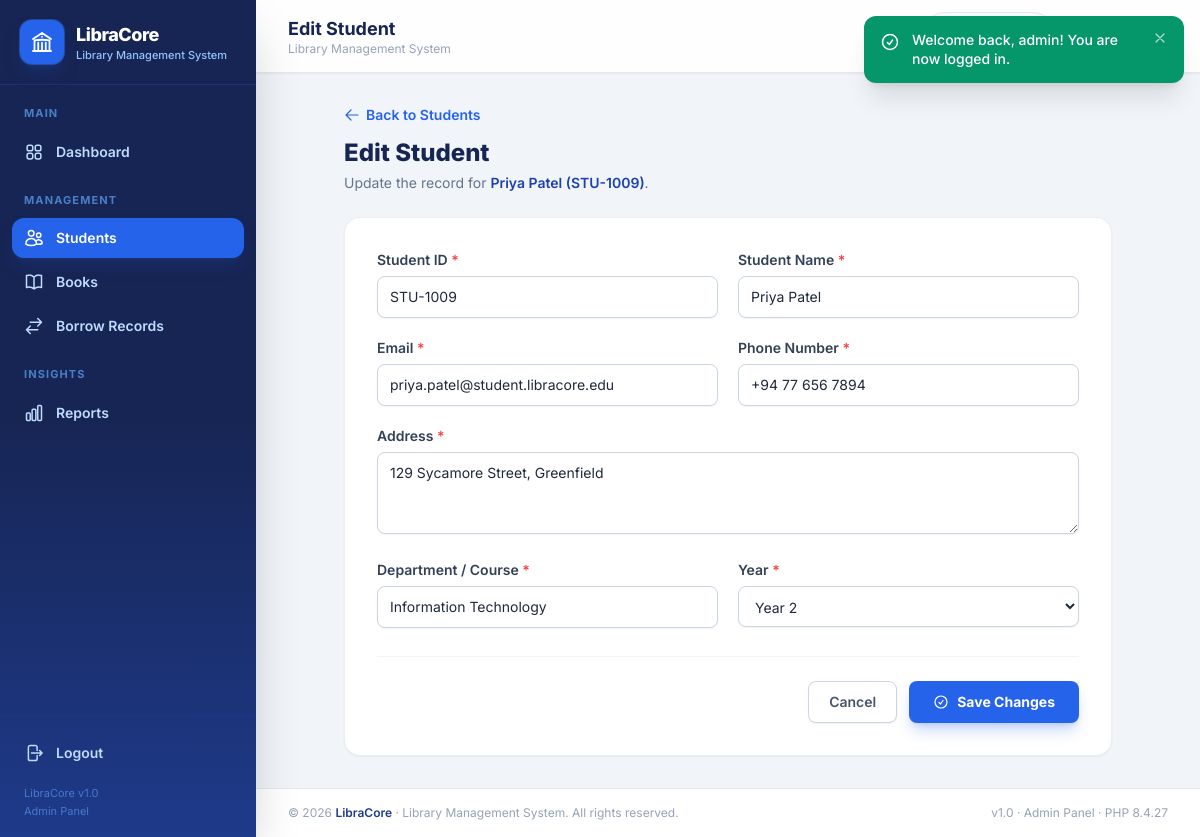
Page /students/edit.php?id=9 (signed in) on the committed database.
### tables this page shows
CREATE TABLE `students` (
  `id`         INT UNSIGNED     NOT NULL AUTO_INCREMENT,
  `student_id` VARCHAR(30)      NOT NULL,
  `name`       VARCHAR(100)     NOT NULL,
  `email`      VARCHAR(120)     NOT NULL,
  `phone`      VARCHAR(25)      NOT NULL,
  `address`    VARCHAR(255)     NOT NULL,
  `department` VARCHAR(100)     NOT NULL,
  `year`       TINYINT UNSIGNED NOT NULL DEFAULT 1,
  `created_at` TIMESTAMP        NOT NULL DEFAULT CURRENT_TIMESTAMP,
  `updated_at` TIMESTAMP        NOT NULL DEFAULT CURRENT_TIMESTAMP ON UPDATE CURRENT_TIMESTAMP,
  PRIMARY KEY (`id`),
  UNIQUE KEY `uq_students_student_id` (`student_id`),
  KEY `idx_students_name` (`name`),
  KEY `idx_students_department` (`department`)
);

### students/edit.php (the view, shortened to what this page needs)
<?php
require_once __DIR__ . '/../includes/auth_check.php';
$id      = (int)($_GET['id'] ?? $_POST['id'] ?? 0);
$stmt    = $pdo->prepare('SELECT * FROM students WHERE id = :id');
$stmt->execute([':id' => $id]);
$student = $stmt->fetch();
$errors = [];
include __DIR__ . '/../includes/header.php';
?>
<div class="mx-auto max-w-3xl">
    <div class="mb-6">
        <a href="<?= url('students/index.php') ?>" class="inline-flex items-center gap-1.5 text-sm font-semibold text-blue-600 transition hover:text-blue-800 hover:underline">
            <?= icon('back', 'h-4 w-4') ?> Back to Students
        </a>
        <h2 class="mt-2 text-xl font-extrabold text-blue-950 sm:text-2xl">Edit Student</h2>
        <p class="mt-1 text-sm text-slate-500">Update the record for <span class="font-semibold text-blue-800"><?= e($student['name']) ?> (<?= e($student['student_id']) ?>)</span>.</p>
    </div>
    <form method="post" action="<?= e($_SERVER['PHP_SELF']) . '?id=' . $id ?>" novalidate data-validate
          class="rounded-2xl border border-slate-200/70 bg-white p-6 shadow-sm sm:p-8">
        <div class="grid grid-cols-1 gap-5 md:grid-cols-2">
            <div>
                <label for="student_id" class="mb-1.5 block text-sm font-semibold text-slate-700">Student ID <span class="text-red-500">*</span></label>
                <input type="text" id="student_id" name="student_id" value="<?= old_value('student_id', $student['student_id']) ?>"
                       class="<?= input_class($errors, 'student_id') ?>">
            </div>
            <div>
                <label for="name" class="mb-1.5 block text-sm font-semibold text-slate-700">Student Name <span class="text-red-500">*</span></label>
                <input type="text" id="name" name="name" value="<?= old_value('name', $student['name']) ?>"
                       class="<?= input_class($errors, 'name') ?>">
            </div>
            <div>
                <label for="email" class="mb-1.5 block text-sm font-semibold text-slate-700">Email <span class="text-red-500">*</span></label>
                <input type="email" id="email" name="email" value="<?= old_value('email', $student['email']) ?>"
                       class="<?= input_class($errors, 'email') ?>">
            </div>
            <div>
                <label for="phone" class="mb-1.5 block text-sm font-semibold text-slate-700">Phone Number <span class="text-red-500">*</span></label>
                <input type="tel" id="phone" name="phone" value="<?= old_value('phone', $student['phone']) ?>"
                       class="<?= input_class($errors, 'phone') ?>">
            </div>
            <div class="md:col-span-2">
                <label for="address" class="mb-1.5 block text-sm font-semibold text-slate-700">Address <span class="text-red-500">*</span></label>
                <textarea id="address" name="address" rows="3"
                          class="<?= input_class($errors, 'address') ?> resize-y"><?= old_value('address', $student['address']) ?></textarea>
            </div>
            <div>
                <label for="department" class="mb-1.5 block text-sm font-semibold text-slate-700">Department / Course <span class="text-red-500">*</span></label>
                <input type="text" id="department" name="department" list="departments" value="<?= old_value('department', $student['department']) ?>"
                       class="<?= input_class($errors, 'department') ?>">
            </div>
            <div>
                <label for="year" class="mb-1.5 block text-sm font-semibold text-slate-700">Year <span class="text-red-500">*</span></label>
                <select id="year" name="year" class="<?= input_class($errors, 'year') ?>">
                    <?php $selYear = $_POST['year'] ?? $student['year']; ?>
                    <?php foreach ([1, 2, 3, 4, 5] as $y): ?>
                        <option value="<?= $y ?>" <?= (string)$selYear === (string)$y ? 'selected' : '' ?>>Year <?= $y ?></option>
                    <?php endforeach; ?>
                </select>
            </div>
        </div>
        <div class="mt-7 flex flex-col-reverse gap-3 border-t border-slate-100 pt-6 sm:flex-row sm:justify-end">
            <a href="<?= url('students/view.php?id=' . $id) ?>"
               class="inline-flex items-center justify-center gap-2 rounded-lg border border-slate-300 bg-white px-5 py-2.5 text-sm font-semibold text-slate-600 shadow-sm transition hover:bg-slate-50 focus:outline-none focus-visible:ring-2 focus-visible:ring-blue-400">
                Cancel
            </a>
            <button type="submit"
                    class="inline-flex items-center justify-center gap-2 rounded-lg bg-blue-600 px-6 py-2.5 text-sm font-bold text-white shadow-lg shadow-blue-600/25 transition hover:bg-blue-700 focus:outline-none focus-visible:ring-2 focus-visible:ring-blue-400 active:scale-[.99]">
                <?= icon('check', 'h-4 w-4') ?> Save Changes
            </button>
        </div>
    </form>
</div>
<?php include __DIR__ . '/../includes/footer.php'; ?>

### includes/header.php (style rules this page uses)
body { font-family: 'Inter', ui-sans-serif, system-ui, sans-serif; }

### rows in the picture
students: name "Priya Patel", student "STU-1009", student_id "STU-1009", email "priya.patel@student.libracore.edu", phone "+94 77 656 7894", address "129 Sycamore Street, Greenfield", department "Information Technology", year "Year 2"

### other values in the picture
$label "Dashboard Students Books Borrow Records Reports"
$page_title "Edit Student"
$fl['message'] "Welcome back, admin! You are now logged in."
PHP_VERSION "8.4.27"
